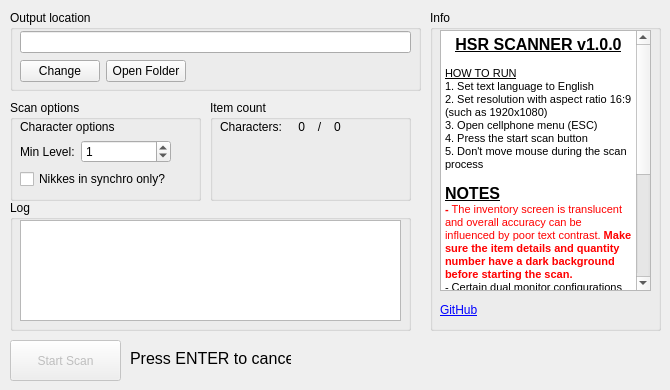
    <widget class="QWidget" name="Characters">
     <property name="enabled">
      <bool>true</bool>
     </property>
     <attribute name="title">
      <string>Characters</string>
     </attribute>
     <widget class="QPushButton" name="pushButtonStartScan">
      <property name="enabled">
       <bool>false</bool>
      </property>
      <property name="geometry">
       <rect>
        <x>10</x>
        <y>340</y>
        <width>111</width>
        <height>41</height>
       </rect>
      </property>
      <property name="text">
       <string>Start Scan</string>
      </property>
     </widget>
     <widget class="QGroupBox" name="item_count_groupBox">
      <property name="geometry">
       <rect>
        <x>210</x>
        <y>100</y>
        <width>201</width>
        <height>101</height>
       </rect>
      </property>
      <property name="title">
       <string>Item count</string>
      </property>
      <widget class="QWidget" name="formLayoutWidget">
       <property name="geometry">
        <rect>
         <x>10</x>
         <y>20</y>
         <width>131</width>
         <height>68</height>
        </rect>
       </property>
       <layout class="QFormLayout" name="formLayout_3">
        <item row="0" column="0">
         <widget class="QLabel" name="label_25">
          <property name="text">
           <string>Characters:</string>
          </property>
         </widget>
        </item>
        <item row="0" column="1">
         <layout class="QHBoxLayout" name="horizontalLayout_4">
          <item>
           <widget class="QLabel" name="labelCharacterProcessed">
            <property name="text">
             <string>0</string>
            </property>
            <property name="alignment">
             <set>Qt::AlignRight|Qt::AlignTrailing|Qt::AlignVCenter</set>
            </property>
           </widget>
          </item>
          <item>
           <widget class="QLabel" name="label_14">
            <property name="text">
             <string>/</string>
            </property>
            <property name="alignment">
             <set>Qt::AlignCenter</set>
            </property>
           </widget>
          </item>
          <item>
           <widget class="QLabel" name="labelCharacterCount">
            <property name="text">
             <string>0</string>
            </property>
           </widget>
          </item>
         </layout>
        </item>
       </layout>
      </widget>
     </widget>
     <widget class="QGroupBox" name="scan_options_groupBox">
      <property name="enabled">
       <bool>true</bool>
      </property>
      <property name="geometry">
       <rect>
        <x>10</x>
        <y>100</y>
        <width>191</width>
        <height>101</height>
       </rect>
      </property>
      <property name="title">
       <string>Scan options</string>
      </property>
      <widget class="QWidget" name="formLayoutWidget_5">
       <property name="geometry">
        <rect>
         <x>10</x>
         <y>20</y>
         <width>151</width>
         <height>72</height>
        </rect>
       </property>
       <layout class="QFormLayout" name="formLayout_7">
        <item row="0" column="0" colspan="2">
         <widget class="QLabel" name="label_21">
          <property name="text">
           <string>Character options</string>
          </property>
         </widget>
        </item>
        <item row="1" column="0">
         <widget class="QLabel" name="label_20">
          <property name="text">
           <string>Min Level:</string>
          </property>
         </widget>
        </item>
        <item row="1" column="1">
         <widget class="QSpinBox" name="spinBoxCharacterMinLevel">
          <property name="correctionMode">
           <enum>QAbstractSpinBox::CorrectToNearestValue</enum>
          </property>
          <property name="minimum">
           <number>0</number>
          </property>
          <property name="maximum">
           <number>80</number>
          </property>
          <property name="value">
           <number>1</number>
          </property>
         </widget>
        </item>
        <item row="2" column="0" colspan="2">
         <widget class="QCheckBox" name="checkBox">
          <property name="layoutDirection">
           <enum>Qt::LeftToRight</enum>
          </property>
          <property name="text">
           <string>Nikkes in synchro only?</string>
          </property>
          <property name="tristate">
           <bool>false</bool>
          </property>
         </widget>
        </item>
       </layout>
      </widget>
     </widget>
     <widget class="QGroupBox" name="output_location_groupBox">
      <property name="geometry">
       <rect>
        <x>10</x>
        <y>10</y>
        <width>411</width>
        <height>81</height>
       </rect>
      </property>
      <property name="title">
       <string>Output location</string>
      </property>
      <widget class="QWidget" name="gridLayoutWidget">
       <property name="geometry">
        <rect>
         <x>10</x>
         <y>20</y>
         <width>391</width>
         <height>54</height>
        </rect>
       </property>
       <layout class="QGridLayout" name="gridLayout">
        <item row="1" column="1">
         <widget class="QPushButton" name="pushButtonOpenLocation">
          <property name="text">
           <string>Open Folder</string>
          </property>
         </widget>
        </item>
        <item row="1" column="0">
         <widget class="QPushButton" name="pushButtonChangeLocation">
          <property name="text">
           <string>Change</string>
          </property>
         </widget>
        </item>
        <item row="1" column="2">
         <spacer name="horizontalSpacer">
          <property name="orientation">
           <enum>Qt::Horizontal</enum>
          </property>
          <property name="sizeHint" stdset="0">
           <size>
            <width>40</width>
            <height>20</height>
           </size>
          </property>
         </spacer>
        </item>
        <item row="0" column="0" colspan="3">
         <widget class="QLineEdit" name="lineEditOutputLocation"/>
        </item>
       </layout>
      </widget>
     </widget>
     <widget class="QGroupBox" name="infobox_groupBox">
      <property name="geometry">
       <rect>
        <x>430</x>
        <y>10</y>
        <width>231</width>
        <height>321</height>
       </rect>
      </property>
      <property name="title">
       <string>Info</string>
      </property>
      <widget class="QTextEdit" name="textEdit">
       <property name="geometry">
        <rect>
         <x>10</x>
         <y>20</y>
         <width>211</width>
         <height>261</height>
        </rect>
       </property>
       <property name="documentTitle">
        <string/>
       </property>
       <property name="readOnly">
        <bool>true</bool>
       </property>
       <property name="html">
        <string>&lt;!DOCTYPE HTML PUBLIC &quot;-//W3C//DTD HTML 4.0//EN&quot; &quot;http://www.w3.org/TR/REC-html40/strict.dtd&quot;&gt;
&lt;html&gt;&lt;head&gt;&lt;meta name=&quot;qrichtext&quot; content=&quot;1&quot; /&gt;&lt;meta charset=&quot;utf-8&quot; /&gt;&lt;style type=&quot;text/css&quot;&gt;
p, li { white-space: pre-wrap; }
hr { height: 1px; border-width: 0; }
li.unchecked::marker { content: &quot;\2610&quot;; }
li.checked::marker { content: &quot;\2612&quot;; }
&lt;/style&gt;&lt;/head&gt;&lt;body style=&quot; font-family:'Segoe UI'; font-size:9pt; font-weight:400; font-style:normal;&quot;&gt;
&lt;p align=&quot;center&quot; style=&quot; margin-top:0px; margin-bottom:0px; margin-left:0px; margin-right:0px; -qt-block-indent:0; text-indent:0px;&quot;&gt;&lt;span style=&quot; font-family:'MS Shell Dlg 2'; font-size:12pt; font-weight:600; text-decoration: underline;&quot;&gt;HSR SCANNER v1.0.0&lt;/span&gt;&lt;/p&gt;
&lt;p align=&quot;center&quot; style=&quot;-qt-paragraph-type:empty; margin-top:0px; margin-bottom:0px; margin-left:0px; margin-right:0px; -qt-block-indent:0; text-indent:0px; font-family:'MS Shell Dlg 2'; font-size:8.25pt;&quot;&gt;&lt;br /&gt;&lt;/p&gt;
&lt;p style=&quot; margin-top:0px; margin-bottom:0px; margin-left:0px; margin-right:0px; -qt-block-indent:0; text-indent:0px;&quot;&gt;&lt;span style=&quot; font-family:'MS Shell Dlg 2'; font-size:8.25pt; text-decoration: underline;&quot;&gt;HOW TO RUN&lt;/span&gt;&lt;/p&gt;
&lt;p style=&quot; margin-top:0px; margin-bottom:0px; margin-left:0px; margin-right:0px; -qt-block-indent:0; text-indent:0px;&quot;&gt;&lt;span style=&quot; font-family:'MS Shell Dlg 2'; font-size:8.25pt;&quot;&gt;1. Set text language to English&lt;/span&gt;&lt;/p&gt;
&lt;p style=&quot; margin-top:0px; margin-bottom:0px; margin-left:0px; margin-right:0px; -qt-block-indent:0; text-indent:0px;&quot;&gt;&lt;span style=&quot; font-family:'MS Shell Dlg 2'; font-size:8pt;&quot;&gt;2. Set resolution with aspect ratio 16:9 (such as 1920x1080)&lt;/span&gt;&lt;/p&gt;
&lt;p style=&quot; margin-top:0px; margin-bottom:0px; margin-left:0px; margin-right:0px; -qt-block-indent:0; text-indent:0px;&quot;&gt;&lt;span style=&quot; font-family:'MS Shell Dlg 2'; font-size:8pt;&quot;&gt;3. Open cellphone menu (ESC)&lt;/span&gt;&lt;/p&gt;
&lt;p style=&quot; margin-top:0px; margin-bottom:0px; margin-left:0px; margin-right:0px; -qt-block-indent:0; text-indent:0px;&quot;&gt;&lt;span style=&quot; font-family:'MS Shell Dlg 2'; font-size:8pt;&quot;&gt;4. Press the start scan button&lt;/span&gt;&lt;/p&gt;
&lt;p style=&quot; margin-top:0px; margin-bottom:0px; margin-left:0px; margin-right:0px; -qt-block-indent:0; text-indent:0px;&quot;&gt;&lt;span style=&quot; font-family:'MS Shell Dlg 2'; font-size:8pt;&quot;&gt;5. Don't move mouse during the scan process&lt;/span&gt;&lt;/p&gt;
&lt;p style=&quot;-qt-paragraph-type:empty; margin-top:0px; margin-bottom:0px; margin-left:0px; margin-right:0px; -qt-block-indent:0; text-indent:0px; font-family:'MS Shell Dlg 2'; font-size:8pt;&quot;&gt;&lt;br /&gt;&lt;/p&gt;
&lt;p style=&quot; margin-top:0px; margin-bottom:0px; margin-left:0px; margin-right:0px; -qt-block-indent:0; text-indent:0px;&quot;&gt;&lt;span style=&quot; font-family:'MS Shell Dlg 2'; font-size:12pt; font-weight:600; text-decoration: underline;&quot;&gt;NOTES&lt;/span&gt;&lt;/p&gt;
&lt;p style=&quot; margin-top:0px; margin-bottom:0px; margin-left:0px; margin-right:0px; -qt-block-indent:0; text-indent:0px;&quot;&gt;&lt;span style=&quot; font-family:'MS Shell Dlg 2'; font-size:8pt; font-weight:600; color:#ff0000;&quot;&gt;- &lt;/span&gt;&lt;span style=&quot; font-family:'MS Shell Dlg 2'; font-size:8pt; color:#ff0000;&quot;&gt;The inventory screen is translucent and overall accuracy can be influenced by poor text contrast. &lt;/span&gt;&lt;span style=&quot; font-family:'MS Shell Dlg 2'; font-size:8pt; font-weight:600; color:#ff0000;&quot;&gt;Make sure the item details and quantity number have a dark background before starting the scan.&lt;/span&gt;&lt;/p&gt;
&lt;p style=&quot; margin-top:0px; margin-bottom:0px; margin-left:0px; margin-right:0px; -qt-block-indent:0; text-indent:0px;&quot;&gt;&lt;span style=&quot; font-family:'MS Shell Dlg 2'; font-size:8.25pt;&quot;&gt;- Certain dual monitor configurations can cause screenshots to capture incorrectly. If this is the case, try moving HSR to a different monitor before retrying the scan. HDR should also be off to ensure OCR accuracy.&lt;/span&gt;&lt;/p&gt;
&lt;p style=&quot; margin-top:0px; margin-bottom:0px; margin-left:0px; margin-right:0px; -qt-block-indent:0; text-indent:0px;&quot;&gt;&lt;span style=&quot; font-family:'MS Shell Dlg 2'; font-size:8.25pt;&quot;&gt;- Database is updated separately from this app. If the database version doesn't match the latest game version, then the database hasn't been updated yet. You will need to check again later.&lt;/span&gt;&lt;/p&gt;
&lt;p style=&quot;-qt-paragraph-type:empty; margin-top:0px; margin-bottom:0px; margin-left:0px; margin-right:0px; -qt-block-indent:0; text-indent:0px; font-family:'MS Shell Dlg 2'; font-size:8.25pt;&quot;&gt;&lt;br /&gt;&lt;/p&gt;
&lt;p style=&quot; margin-top:0px; margin-bottom:0px; margin-left:0px; margin-right:0px; -qt-block-indent:0; text-indent:0px;&quot;&gt;&lt;span style=&quot; font-family:'MS Shell Dlg 2'; font-size:8.25pt;&quot;&gt;HSR-Scanner is not affiliated with, endorsed, sponsored, or approved by HoYoverse.&lt;/span&gt;&lt;/p&gt;&lt;/body&gt;&lt;/html&gt;</string>
       </property>
       <property name="textInteractionFlags">
        <set>Qt::TextBrowserInteraction</set>
       </property>
      </widget>
      <widget class="QLabel" name="label_18">
       <property name="geometry">
        <rect>
         <x>10</x>
         <y>290</y>
         <width>71</width>
         <height>21</height>
        </rect>
       </property>
       <property name="text">
        <string>&lt;html&gt;&lt;head/&gt;&lt;body&gt;&lt;p&gt;&lt;a href=&quot;https://github.com/kel-z/HSR-Scanner/tree/main&quot;&gt;&lt;span style=&quot; text-decoration: underline; color:#0000ff;&quot;&gt;GitHub&lt;/span&gt;&lt;/a&gt;&lt;/p&gt;&lt;/body&gt;&lt;/html&gt;</string>
       </property>
       <property name="textFormat">
        <enum>Qt::RichText</enum>
       </property>
       <property name="openExternalLinks">
        <bool>true</bool>
       </property>
      </widget>
     </widget>
     <widget class="QLabel" name="pressEntertoCancel_label">
      <property name="geometry">
       <rect>
        <x>130</x>
        <y>350</y>
        <width>161</width>
        <height>16</height>
       </rect>
      </property>
      <property name="font">
       <font>
        <pointsize>12</pointsize>
       </font>
      </property>
      <property name="text">
       <string>Press ENTER to cancel</string>
      </property>
     </widget>
     <widget class="QGroupBox" name="log_groupBox">
      <property name="geometry">
       <rect>
        <x>10</x>
        <y>200</y>
        <width>401</width>
        <height>131</height>
       </rect>
      </property>
      <property name="title">
       <string>Log</string>
      </property>
      <widget class="QPlainTextEdit" name="textEditLog">
       <property name="geometry">
        <rect>
         <x>10</x>
         <y>20</y>
         <width>381</width>
         <height>101</height>
        </rect>
       </property>
       <property name="readOnly">
        <bool>true</bool>
       </property>
      </widget>
     </widget>
    </widget>
